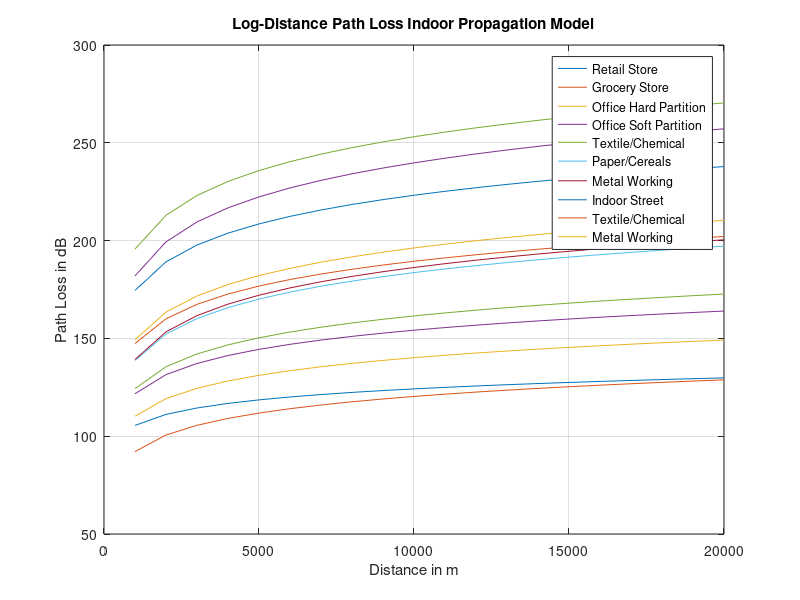

This chart was generated by the following MATLAB code:
% Analysis of Log-distance path loss propagation model (w/ & w/o Shadow)
clc
close all;

with_shadowing = input("w/ Shadowing? ");
Fixed_Distance = input("Enter the reference distance: ");
Arbitrary_Distance = 1e3 : 1e3 : 20e3;
% Values must be between 1.6 to 6
Path_Loss_Exponent = rand(1,12)*(6-1.6) + 1.6;
Frequency = randi([900, 4000], 1,12);
Sigma = rand(1,12)*(15-3) + 3;
X = zeros(1,12);

for i = 1:12
    Lambda(i) = 3e8 / (Frequency(i) * 10 ^ 6);
    PL_D0(i) = 20 * log10((4 * pi * Fixed_Distance) / Lambda(i));
    if(with_shadowing)
        X(i) = Sigma(i) * randn(size(PL_D0(i)));
        % X(i) = normrnd(0, Sigma(i);
    end
end
for i = 1:12
    for j = 1:20
        Path_Loss(i, j) = PL_D0(i) + 10 * Path_Loss_Exponent(i) * log10(Arbitrary_Distance(j) / Fixed_Distance)...
            + X(i);
    end
end

plot(Arbitrary_Distance, Path_Loss);
legend("Retail Store", "Grocery Store", "Office Hard Partition", "Office Soft Partition", "Textile/Chemical",...
    "Paper/Cereals", "Metal Working", "Indoor Street", "Textile/Chemical", "Metal Working");
xlabel("Distance in m");
ylabel("Path Loss in dB");
title("Log-Distance Path Loss Indoor Propagation Model");
grid on;
